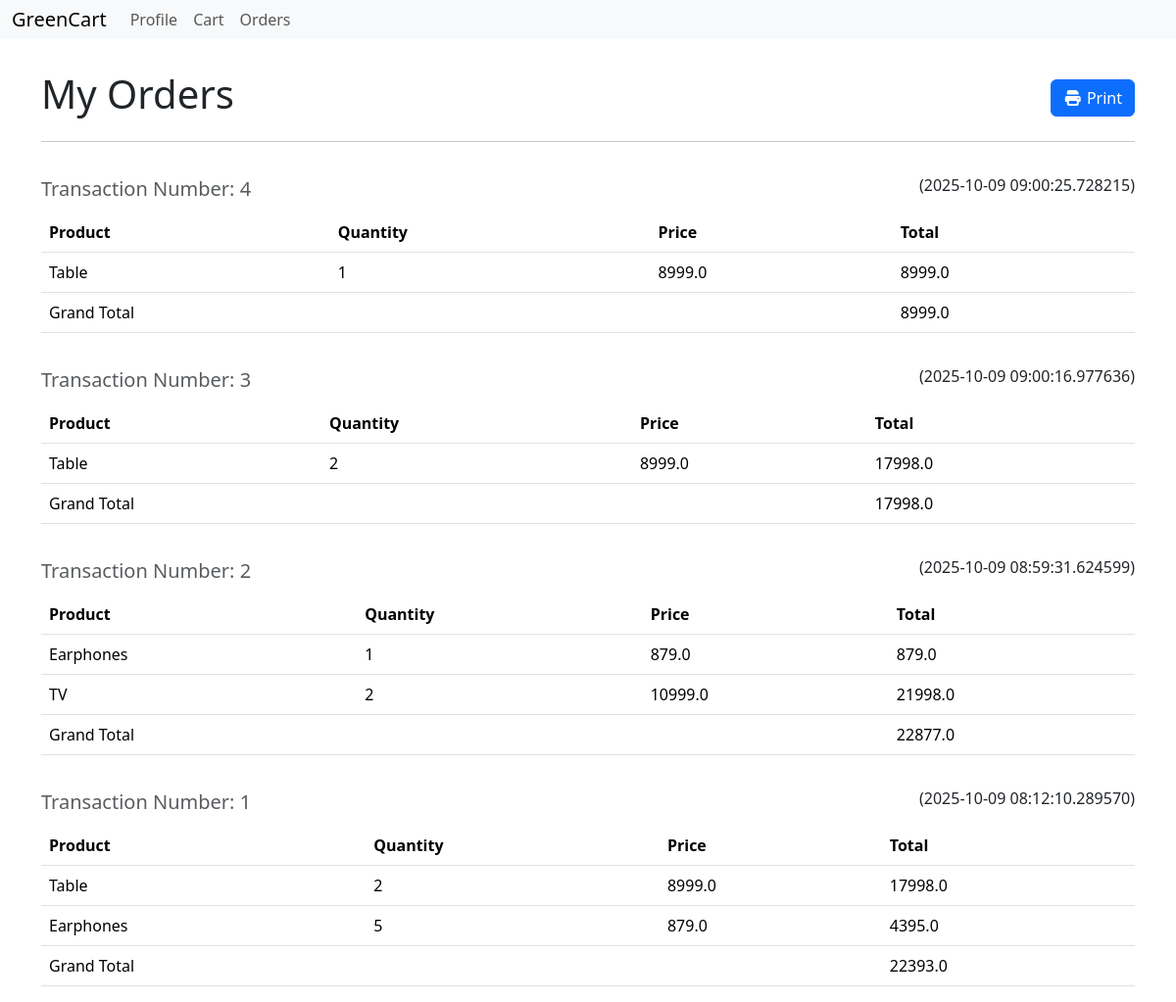
Screenshot of /orders (signed in) with the database file from the repository.
### models.py (models this page shows)
class Transaction(db.Model):
    id = db.Column(db.Integer, primary_key=True)
    datetime = db.Column(db.DateTime, nullable=False, default=datetime.utcnow)
    user_id = db.Column(db.Integer, db.ForeignKey('user.id'), nullable=False)
    total = db.Column(db.Float, nullable=False)
    orders = db.relationship('Order', backref='transaction', lazy=True)

class Order(db.Model):
    id = db.Column(db.Integer, primary_key=True)
    transaction_id = db.Column(db.Integer, db.ForeignKey('transaction.id'), nullable=False)
    product_id = db.Column(db.Integer, db.ForeignKey('product.id'), nullable=False)
    quantity = db.Column(db.Integer, nullable=False)
    price = db.Column(db.Float, nullable=False)

class Product(db.Model):
    __tablename__ = 'product'
    id = db.Column(db.Integer, primary_key=True)
    name = db.Column(db.String(128), nullable=False)
    category_id = db.Column(db.Integer, db.ForeignKey('category.id'), nullable=False)
    quantity = db.Column(db.Integer, nullable=False)
    price = db.Column(db.Float, nullable=False)
    man_date = db.Column(db.Date, nullable=False)
    cart = db.relationship('Cart', backref='product', lazy=True)
    orders = db.relationship('Order', backref='product', lazy=True)

### routes.py (the view)
@app.route('/orders')
@auth_required
def orders():
    user = User.query.get(session['user_id'])
    transactions = Transaction.query.filter_by(user_id=session['user_id']).order_by(Transaction.datetime.desc()).all()
    return render_template('orders.html', user=user, transactions=transactions)

### routes.py (called while the page is built)
def auth_required(func):
    @wraps(func)
    def inner(*args, **kwargs):
        if 'user_id' not in session:
            flash('Please log in to access this page.')
            return redirect(url_for('login'))
        user = User.query.get(session['user_id'])
        if not user:
            flash('User not found. Please login again.')
            session.pop('user_id', None)
            return redirect(url_for('login'))
        return func(*args, **kwargs)
    return inner

### templates/orders.html (shortened to what this page needs)
{% extends 'layout.html' %}
{% block content %}
<div class="headings">
    <h1>My Orders</h1>
    <button type="button" class="btn btn-primary" onclick="window.print()">
        <i class="fa fa-print" ></i>
        Print
    </button>
</div>
<hr>
<div class="order-detail">
    {% if transactions %}
        {% for transaction in transactions %}
            <div class="headings">
                <h5 class="text-muted">Transaction Number: {{transaction.id}}</h5>
                <p class="text-mutes f-4">({{transaction.datetime}})</p>
            </div>
            <table class="table">
                <thead>
                    <tr>
                        <th>Product</th>
                        <th>Quantity</th>
                        <th>Price</th>
                        <th>Total</th>
                    </tr>
                </thead>
                <tbody>
                {% for item in transaction.orders %}
                    <tr>
                        <td>{{item.product.name}}</td>
                        <td>{{item.quantity}}</td>
                        <td>{{item.price}}</td>
                        <td>{{item.price * item.quantity}}</td>
                    </tr>
                {% endfor %}
                </tbody>
                <tfoot>
                    <tr>
                        <td colspan="3">Grand Total</td>
                        <td colspan="2">{{transaction.total}}</td>
                    </tr>
                </tfoot>
            </table>
        {% endfor %}
    {% else %}
        <p class="text-muted text-center fs-5"><em>You do not have anything  Ordered yet.</em></p>
    {% endif %}
</div>
{% endblock %}

### templates/layout.html (style rules this page uses)
body { margin: 0; padding: 0; }

### templates/orders.html (style rules this page uses)
.headings { display: flex; flex-direction: row; align-items: center; justify-content: space-between; margin-top: 2rem; }

### rows the page displays
Order: product.name "Table", quantity "1", price "8999.0", item.price*item.quantity "8999.0"
Order: product.name "Table", quantity "2", price "8999.0", item.price*item.quantity "17998.0"
Order: product.name "Earphones", quantity "1", price "879.0", item.price*item.quantity "879.0"
Order: product.name "TV", quantity "2", price "10999.0", item.price*item.quantity "21998.0"
Order: product.name "Table", quantity "2", price "8999.0", item.price*item.quantity "17998.0"
Order: product.name "Earphones", quantity "5", price "879.0", item.price*item.quantity "4395.0"
